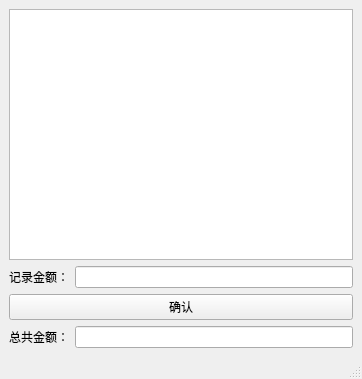
<?xml version="1.0" encoding="UTF-8"?>
<ui version="4.0">
 <class>MainWindow</class>
 <widget class="QMainWindow" name="MainWindow">
  <property name="geometry">
   <rect>
    <x>0</x>
    <y>0</y>
    <width>362</width>
    <height>379</height>
   </rect>
  </property>
  <property name="windowTitle">
   <string>MainWindow</string>
  </property>
  <widget class="QWidget" name="centralwidget">
   <layout class="QVBoxLayout" name="verticalLayout">
    <item>
     <widget class="QTextEdit" name="text_desp"/>
    </item>
    <item>
     <layout class="QHBoxLayout" name="horizontalLayout_2">
      <item>
       <widget class="QLabel" name="label_cash">
        <property name="text">
         <string>记录金额：</string>
        </property>
       </widget>
      </item>
      <item>
       <widget class="QLineEdit" name="line_cash"/>
      </item>
     </layout>
    </item>
    <item>
     <widget class="QPushButton" name="pushButton">
      <property name="text">
       <string>确认</string>
      </property>
     </widget>
    </item>
    <item>
     <layout class="QHBoxLayout" name="horizontalLayout">
      <item>
       <widget class="QLabel" name="label_all">
        <property name="text">
         <string>总共金额：</string>
        </property>
       </widget>
      </item>
      <item>
       <widget class="QLineEdit" name="line_all"/>
      </item>
     </layout>
    </item>
   </layout>
  </widget>
  <widget class="QMenuBar" name="menubar">
   <property name="geometry">
    <rect>
     <x>0</x>
     <y>0</y>
     <width>362</width>
     <height>23</height>
    </rect>
   </property>
  </widget>
  <widget class="QStatusBar" name="statusbar"/>
 </widget>
 <resources/>
 <connections/>
</ui>
